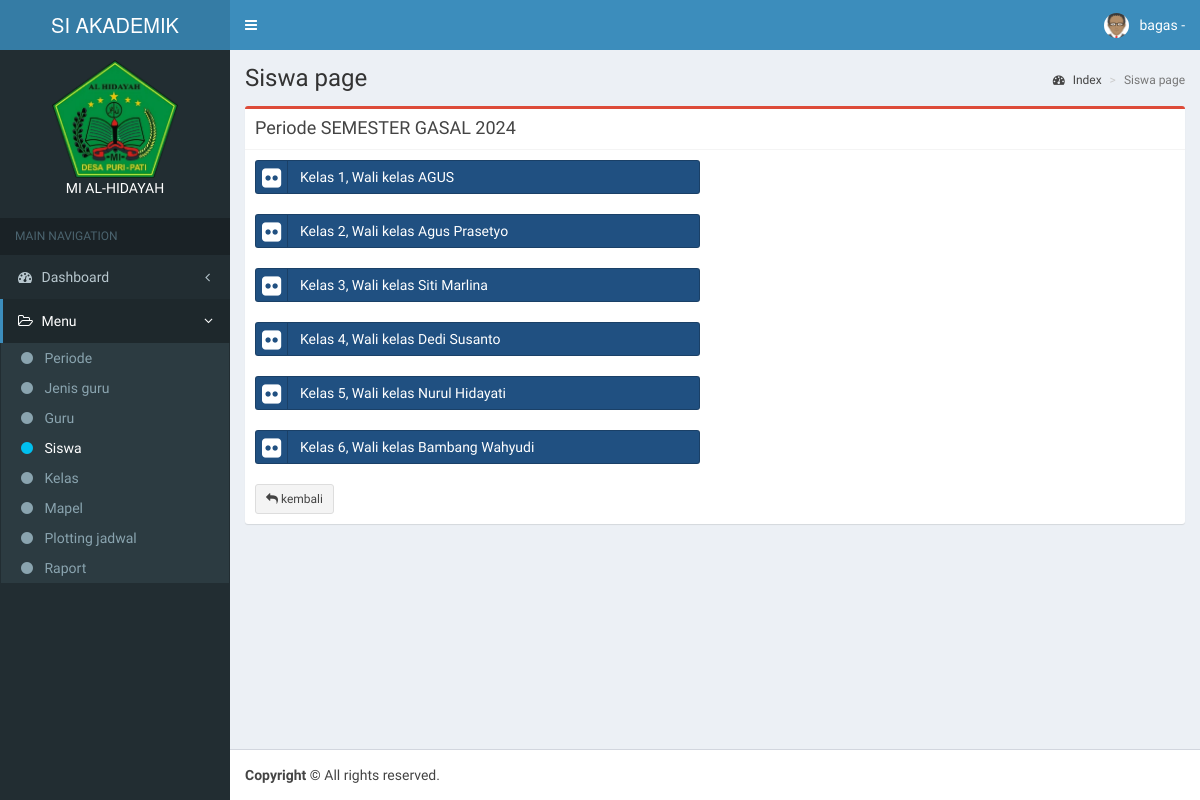
Screenshot of /app/siswa/periode.php?id_periode=1 (signed in) with the database file from the repository.
### tables this page shows
CREATE TABLE `periode` (
  `id_periode` int(11) NOT NULL,
  `nm_periode` varchar(50) DEFAULT NULL,
  `status_periode` enum('Aktif','Non Aktif') DEFAULT NULL
);

CREATE TABLE `kelas` (
  `id_kelas` int(11) NOT NULL,
  `id_guru` int(11) DEFAULT NULL,
  `nm_kelas` varchar(50) DEFAULT NULL,
  `tingkatan` int(11) DEFAULT NULL
);

CREATE TABLE `guru` (
  `id_guru` int(11) NOT NULL,
  `nip` varchar(50) DEFAULT NULL,
  `id_user` int(11) DEFAULT NULL,
  `nm_guru` varchar(50) DEFAULT NULL,
  `no_guru` varchar(50) DEFAULT NULL,
  `jk_guru` enum('Laki-Laki','Perempuan') DEFAULT NULL,
  `alamat_guru` text DEFAULT NULL,
  `foto_guru` blob DEFAULT NULL
);

### config/config.php (called while the page is built, shortened)
<?php
function Url_web(){
    $xplode = explode("/", $_SERVER['REQUEST_URI']);
    return $xplode[1];
}
$defaul_uri = "/".Url_web();
$url = "http://".$_SERVER['SERVER_NAME'].":".$_SERVER['SERVER_PORT'].$defaul_uri;
function DB(){
    return ["localhost", "root", "", "vinka"];
}
function QueryManyData($sql){
    $conn = new mysqli(DB()[0], DB()[1], DB()[2], DB()[3]);
    $result = $conn->query($sql);
    return $result;
}
function QueryOnedata($sql){
    $conn = new mysqli(DB()[0], DB()[1], DB()[2], DB()[3]);
    $result = $conn->query($sql);
    return $result;
}

### app/siswa/periode.php (the view, shortened to what this page needs)
<?php include_once '../template/header.php'; ?>
<?php include_once '../template/navbar.php'; ?>
<?php include_once '../template/sidebar.php';
$periode = QueryOnedata('SELECT * FROM periode WHERE id_periode = ' . $_GET['id_periode'] . '')->fetch_assoc();
?>
<div class='content-wrapper'>
    <section class='content-header'>
        <h1>Siswa page
        </h1>
        <ol class='breadcrumb'>
            <li><a href='#'><i class='fa fa-dashboard'></i> Index</a></li>
            <li class='active'>Siswa page</li>
        </ol>
    </section>
    <section class='content'>
        <div class="box box-danger">
            <div class="box-header with-border">
                <h3 class="box-title">Periode <?= $periode['nm_periode'] ?> </h3>
            </div>
            <div class="box-body">
                <?php foreach (QueryManyData("SELECT * FROM  kelas ORDER BY id_kelas ASC") as $row) {
                    $guru = QueryOnedata('SELECT * FROM guru WHERE id_guru = ' . $row['id_guru'] . '')->fetch_assoc();
                ?>
                    <div class="row">
                        <div class="col-xs-6">
                            <a href="<?= $url ?>/app/siswa/kelas.php?id_periode=<?= $_GET['id_periode'] ?>&id_kelas=<?= $row['id_kelas'] ?>" class="btn btn-block btn-social btn-bitbucket">
                                <i class="fa fa-flickr"></i> Kelas <?= $row['nm_kelas'] ?>, Wali kelas <?= $guru['nm_guru'] ?>
                            </a>
                        </div>
                    </div>
                    <br>
                <?php } ?>
                <a href='<?= $url ?>/app/siswa/index.php' class='btn btn-default btn-sm '>
                    <i class='fa fa-reply'></i> kembali
                </a>
            </div>
        </div>
</div>
<?php include_once '../template/footer.php'; ?>

### rows the page displays
periode: nm_periode "SEMESTER GASAL 2024"
kelas: nm_kelas "1", id_guru.nm_guru "AGUS"
kelas: nm_kelas "2", id_guru.nm_guru "Agus Prasetyo"
kelas: nm_kelas "3", id_guru.nm_guru "Siti Marlina"
kelas: nm_kelas "4", id_guru.nm_guru "Dedi Susanto"
kelas: nm_kelas "5", id_guru.nm_guru "Nurul Hidayati"
kelas: nm_kelas "6", id_guru.nm_guru "Bambang Wahyudi"

### other values shown
$_SESSION['username'] "bagas"
str_replace("_", " ", $data_menu[$sub]) "Periode"
str_replace("_", " ", $data_menu[$sub]) "Jenis guru"
str_replace("_", " ", $data_menu[$sub]) "Guru"
str_replace("_", " ", $data_menu[$sub]) "Siswa"
str_replace("_", " ", $data_menu[$sub]) "Kelas"
str_replace("_", " ", $data_menu[$sub]) "Mapel"
str_replace("_", " ", $data_menu[$sub]) "Plotting jadwal"
str_replace("_", " ", $data_menu[$sub]) "Raport"
